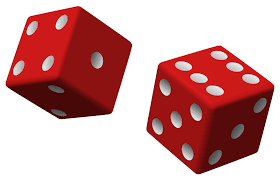
#> input picture SEM 2/IP/Practical/Img/dices.png, 280 x 180 px, found by its file name
$ python part_a.py
#> lines starting #> are read from the running program, lines starting #| are printed output that depends on the picture
import cv2
import numpy as np

image = cv2.imread("Img/dices.png", 0)
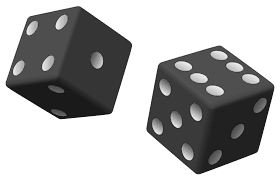
#> image: shape (180, 280); min 15, max 255, mean 173.5

# Create the structuring element for erosion
stelement2 = cv2.getStructuringElement(cv2.MORPH_ELLIPSE, (5, 5))

# Perform erosion
img_erosion = cv2.erode(image, stelement2, iterations=1)
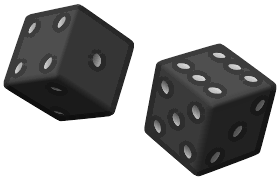
#> img_erosion: shape (180, 280); min 15, max 255, mean 161.1

# Calculate the boundary by subtracting the eroded image from the original image
boundary = image - img_erosion
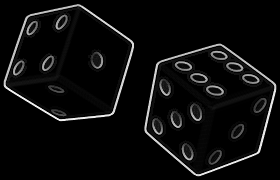
#> boundary: shape (180, 280); min 0, max 240, mean 12.4

# Resize the images to smaller sizes
image_resized = cv2.resize(image, (300, 300))
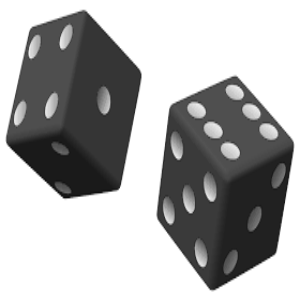
#> image_resized: shape (300, 300); min 15, max 255, mean 173.4
boundary_resized = cv2.resize(boundary, (300, 300))
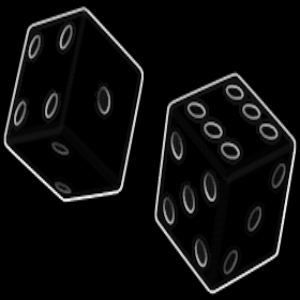
#> boundary_resized: shape (300, 300); min 0, max 240, mean 12.3

# Stack images horizontally (side by side)
img_frame = np.hstack((image_resized, boundary_resized))
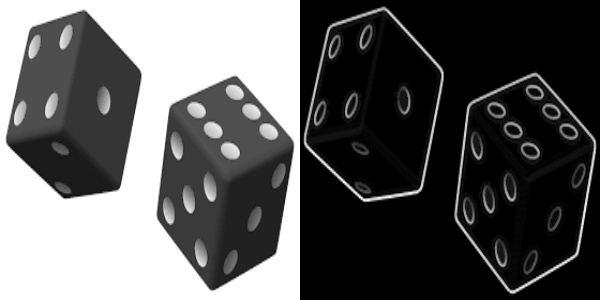
#> img_frame: shape (300, 600); min 0, max 255, mean 92.9

# Display all images in one window
cv2.imshow('Images', img_frame)

# Wait for a key press and close the window
cv2.waitKey(0)
cv2.destroyAllWindows()

$ run again, with SEM 2/IP/Practical/Img/circle.png copied over SEM 2/IP/Practical/Img/dices.png
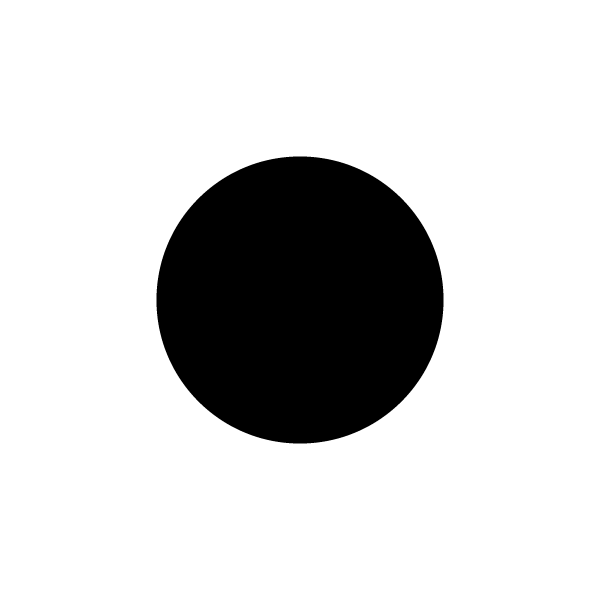
#> input picture SEM 2/IP/Practical/Img/circle.png, 601 x 602 px, found by its file name
#> image is the input picture: shape (602, 601); min 0, max 255, mean 209.3
#> `boundary = image - img_erosion`:
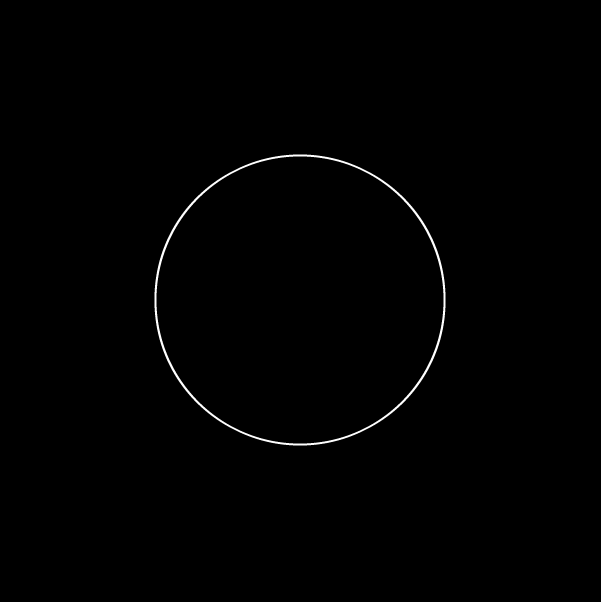
#> boundary: shape (602, 601); min 0, max 255, mean 1.3
#> `img_frame = np.hstack((image_resized, boundary_resized))`:
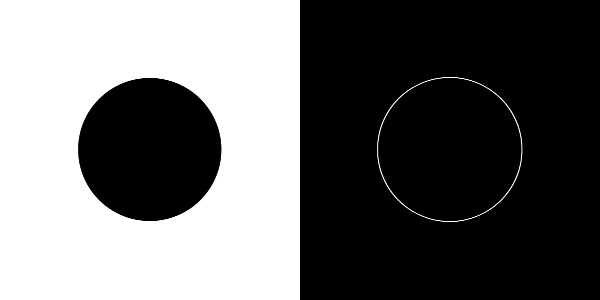
#> img_frame: shape (300, 600); min 0, max 255, mean 105.3
